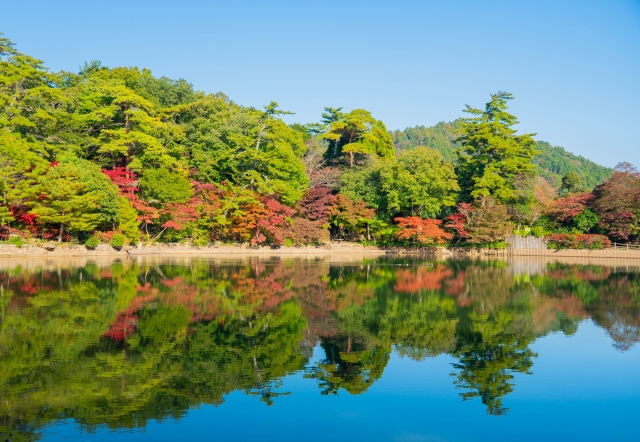
#> input picture landscape.jpg, 640 x 442 px
$ python image_comp.py
#> lines starting #> are read from the running program, lines starting #| are printed output that depends on the picture
#> the answer given: ../landscape.jpg
#> in main, img is the input picture: PIL image 640x442 RGB; mean R, G, B 114.1, 140.6, 112.5
from PIL import Image
import numpy as np
from sklearn.decomposition import PCA
import io
import base64

def compress_image(image, n_components):
    # 画像をグレースケールに変換
#> called with n_components = 100
    image = image.convert('L')
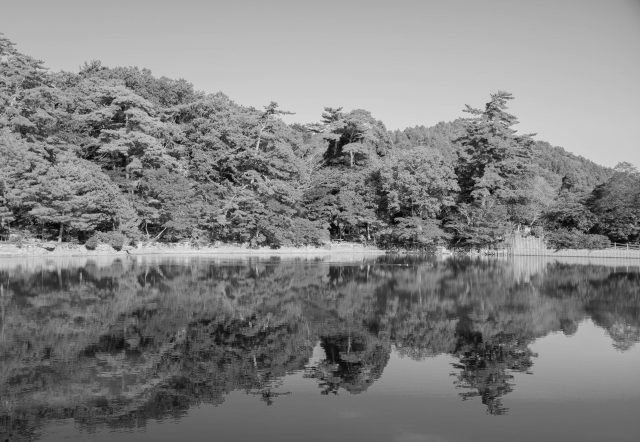
#> image: PIL image 640x442 L; min 6, max 238, mean 129.5
    image_data = np.array(image)

    # 主成分分析を実行
    pca = PCA(n_components=n_components)
    pca.fit(image_data)

    # 圧縮された画像データを取得
    compressed_image_data = pca.transform(image_data)
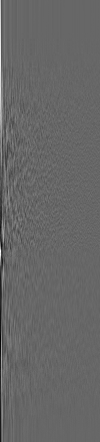
#> compressed_image_data: shape (442, 100) float64; min -1142.9, max 1681.2, mean 0; drawn with min black and max white

    # 圧縮された画像データを元の形状に戻す
    reconstructed_image_data = pca.inverse_transform(compressed_image_data)

    # 画像データの型を整数型に変換
    reconstructed_image_data = reconstructed_image_data.astype(np.uint8)

    # 圧縮された画像を作成
    compressed_image = Image.fromarray(reconstructed_image_data)

    save_image = compressed_image.save('compressed_image.jpg')

    return save_image


def main():
    img = input("Enter the path to the image:")
    img = Image.open(img)
    n_components = 100
    compress_image(img, n_components)

if __name__ == "__main__":
    main()
